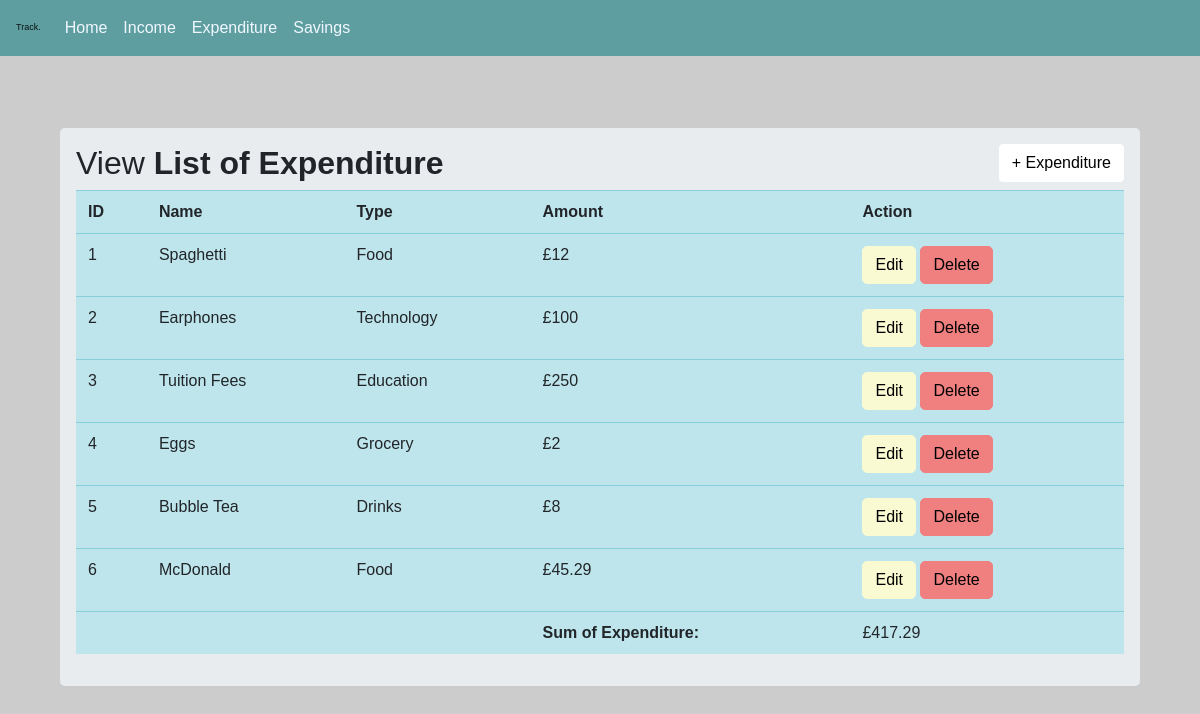
Screenshot of /expenditure with the database file from the repository.
### main.py (models this page shows, shortened)
class ExpenditureData(db.Model):
    exp_id = db.Column(db.Integer, primary_key=True)
    exp_name = db.Column(db.String(100))
    exp_type = db.Column(db.String(100))
    exp_amount = db.Column(db.Integer)

### main.py (the view)
@app.route("/expenditure")
def expense():
    exp_data = ExpenditureData.query.all()
    exp_total = sum(exp.exp_amount for exp in exp_data)
    return render_template("expenseList.html", expenditures=exp_data, exp_total=exp_total)

### templates/expenseList.html (shortened to what this page needs)
{% extends "base.html" %}
{% block content %}
    <br>
    <br>
    <br>
    <div class = "container">
        <div class = "row">
            <div class = "col md-12">
                <div class = "jumbotron p-3">
                    <h2>View <b>List of Expenditure</b> <button type="button" style="color: black;background-color: white;border-color: white" class = "btn btn-info float-right"class = "btn btn-success float-right" data-toggle = "modal" data-target = "#mymodal"> + Expenditure</button></h2>
                    <table class = "table table-hover table-info">
                        <tr>
                            <th>ID</th>
                            <th>Name</th>
                            <th>Type</th>
                            <th>Amount</th>
                            <th>Action</th>
                        </tr>
                        {% for row in expenditures %}
                        <tr>
                            <td>{{row.exp_id}}</td>
                            <td>{{row.exp_name}}</td>
                            <td>{{row.exp_type}}</td>
                            <td>£{{row.exp_amount}}</td>
                            <td>
                                <a href = "/exp_update/{{row.exp_id}}" style="border-radius: 5px;background-color: lightgoldenrodyellow;border-color: lightgoldenrodyellow;color: black" class = "btn btn-primary btn-xs" data-toggle = "modal" data-target="#modaledit{{row.exp_id}}">Edit</a>
                                <a href = "/exp_delete/{{row.exp_id}}" style="border-radius: 5px;background-color: lightcoral;border-color: lightcoral;color: black" class = "btn btn-danger btn-xs" onclick = "return confirm('Are You Sure You Want To Delete?')">Delete</a>
                            </td>
                        </tr>
                        {% endfor %}
                        <tr>
                            <td colspan="3"></td>
                            <td style="text-align:-moz-left"><strong>Sum of Expenditure:</strong></td>
                            <td>£{{exp_total}}</td>
                        </tr>
                    </table>
                </div>
            </div>
        </div>
    </div>
{% endblock %}

### templates/base.html (shortened to what this page needs)
<html>
<head>
    <link rel="stylesheet" href="https://cdn.jsdelivr.net/npm/bootstrap@4.3.1/dist/css/bootstrap.min.css">
    <link rel="stylesheet" href="/Users/zhixiang/PycharmProjects/webapplication/static/stylebase.css"
    <title>
    </head>
    <body>
            <nav style="background-color: cadetblue" class="navbar navbar-expand-lg navbar-light">
  <a style="border-radius: 3px;font-size: 9px" class="navbar-brand" href="#">Track.</a>
  <div class="collapse navbar-collapse" id="navbarNav">
    <ul class="navbar-nav">
      <li class="nav-item active">
        <a style="color: aliceblue" class="nav-link" href="/">Home <span class="sr-only">(current)</span></a>
      </li>
      <li class="nav-item active">
        <a style="color: aliceblue" class="nav-link" href="/income">Income</a>
      </li>
      <li class="nav-item active">
        <a style="color: aliceblue" class="nav-link" href="/expenditure">Expenditure</a>
      </li>
      <li class="nav-item active">
        <a style="color: aliceblue" class="nav-link" href="/savings">Savings</a>
      </li>
    </ul>
  </div>
</nav>
        <div class = "container fluid">
            {% block content %}
            {% endblock %}
        </div>
        </body>
</html>

### static/stylebase.css (style rules this page uses)
body { background-color: #f0f0f0; font-family: Arial, sans-serif; }
.navbar { background-color: cadetblue; }
.nav-link { color: aliceblue; }

### templates/expenseList.html (style rules this page uses)
body { background-image: url("https://picsum.photos/id/481/1900/1100"); background-size: cover; background-repeat: no-repeat; background-attachment: fixed; }

### rows the page displays
ExpenditureData: exp_id "1", exp_name "Spaghetti", exp_type "Food", exp_amount "12"
ExpenditureData: exp_id "2", exp_name "Earphones", exp_type "Technology", exp_amount "100"
ExpenditureData: exp_id "3", exp_name "Tuition Fees", exp_type "Education", exp_amount "250"
ExpenditureData: exp_id "4", exp_name "Eggs", exp_type "Grocery", exp_amount "2"
ExpenditureData: exp_id "5", exp_name "Bubble Tea", exp_type "Drinks", exp_amount "8"
ExpenditureData: exp_id "6", exp_name "McDonald", exp_type "Food", exp_amount "45.29"

### other values shown
{{ exp_total }} "417.29"
